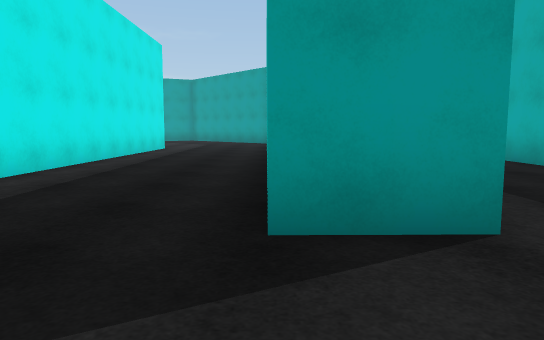
view 1 (above)

24 first-person views from a walk through a 3-D level made in the Unity game engine. The camera is 1.3 m above the floor, tilts 6° down and sees 70° across. The floor is counted in squares, 2 m on a side. Each view is taken from the middle of a square. On the plan, view 1 faces up. The plan holds only what a view shows up to about 11 squares ahead; the rest is blank. The place goes on beyond the plan. Surface patterns are stand-ins for the level's own textures.

view 2
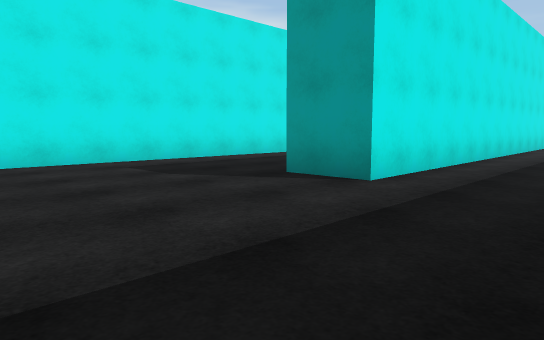

view 3
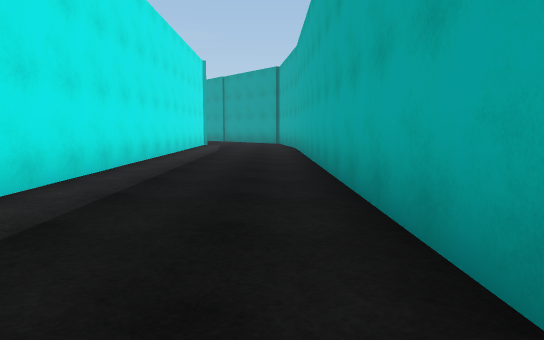

view 4
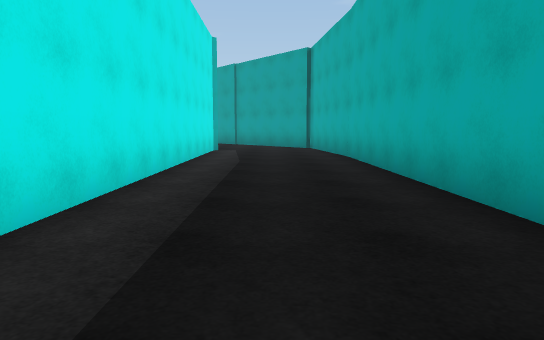

view 5
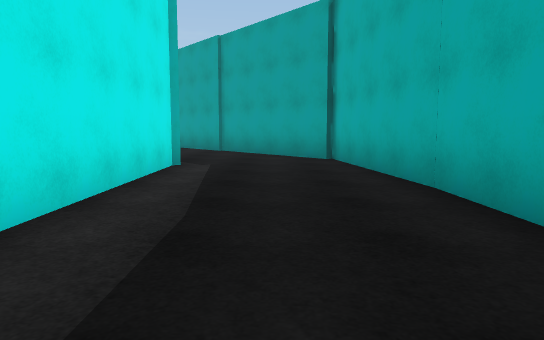

view 6
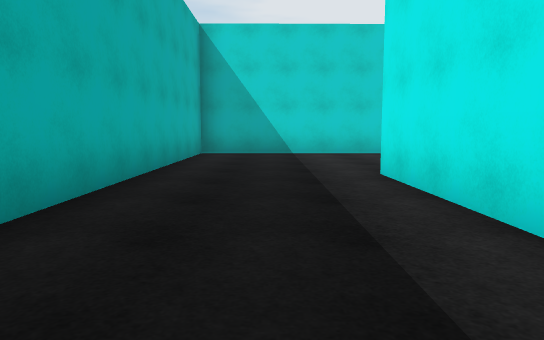

view 7
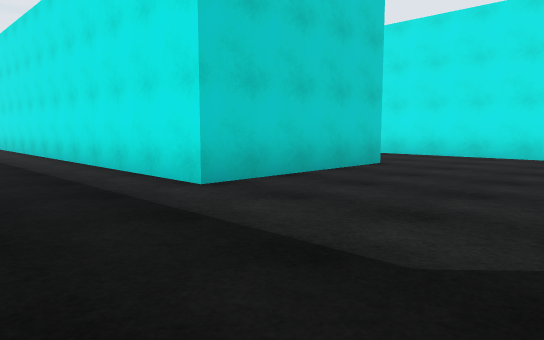

view 8
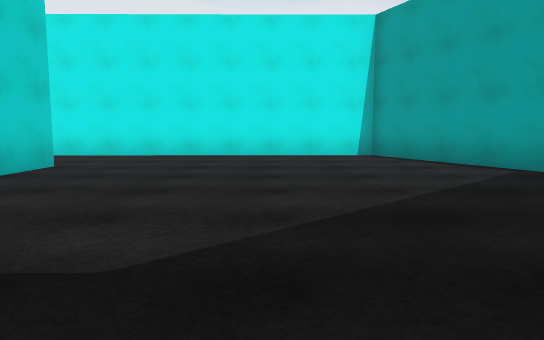

view 9
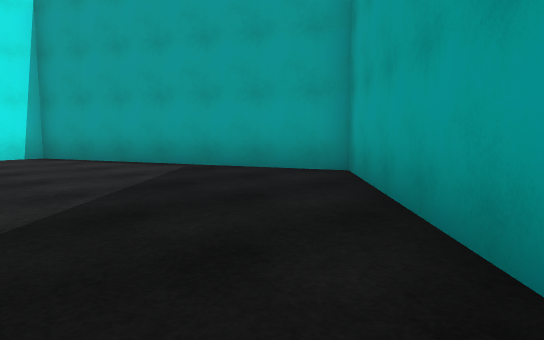

view 10
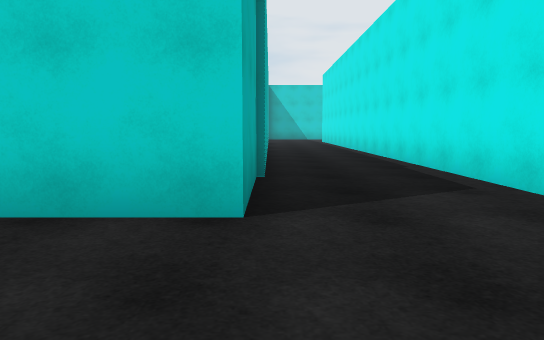

view 11
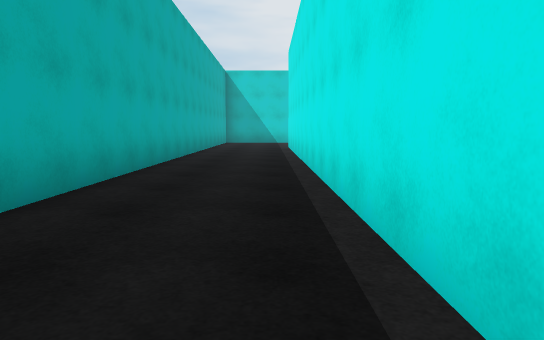

view 12
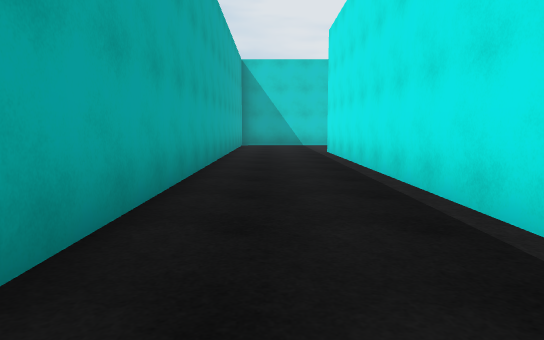

view 13
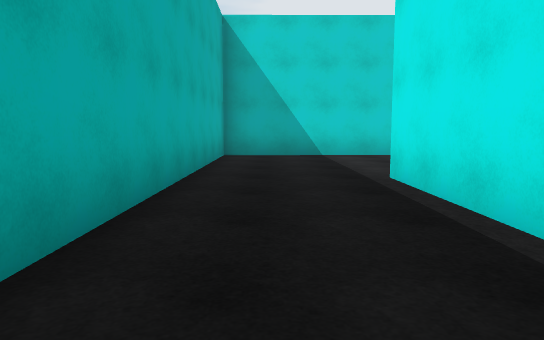

view 14
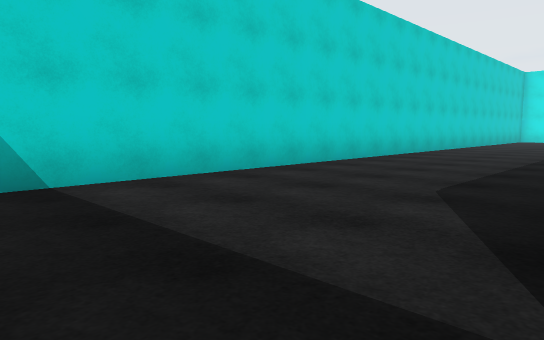

view 15
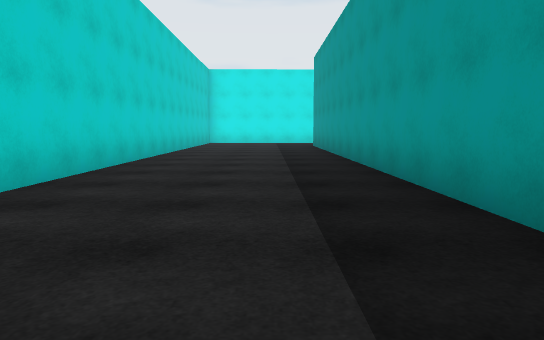

view 16
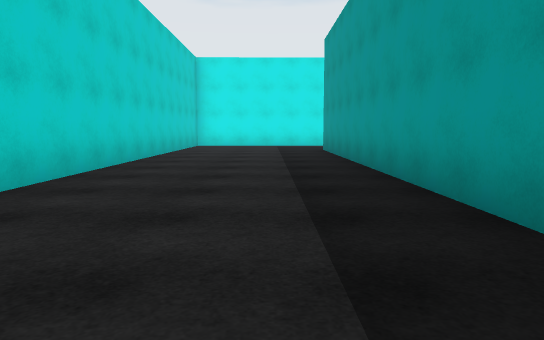

view 17
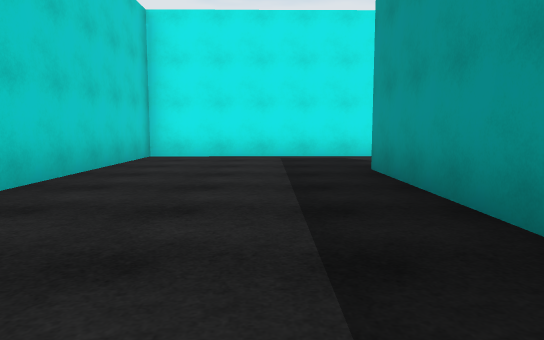

view 18
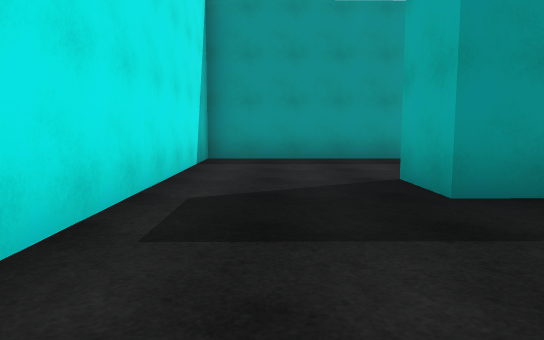

view 19
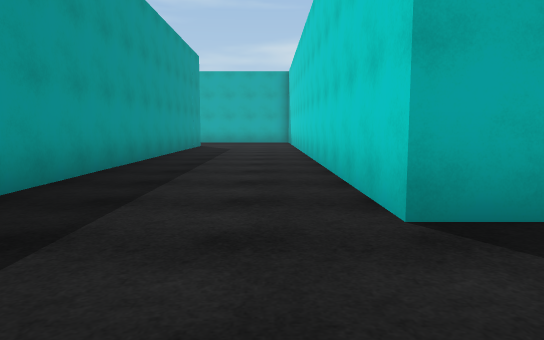

view 20
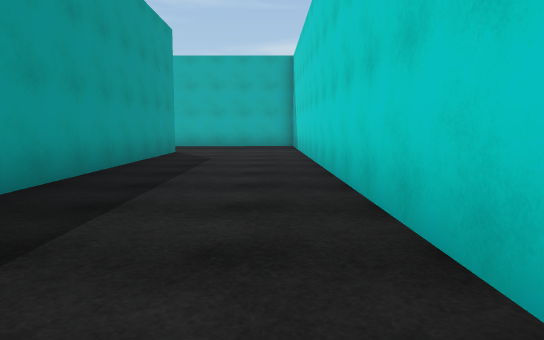

view 21
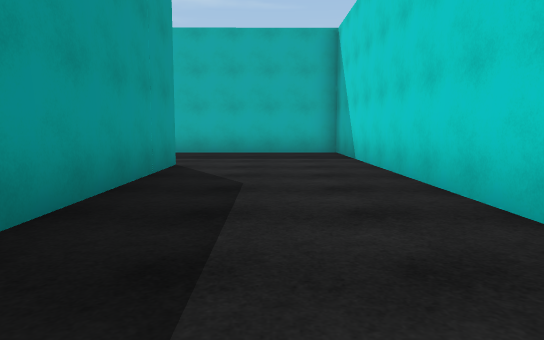

view 22
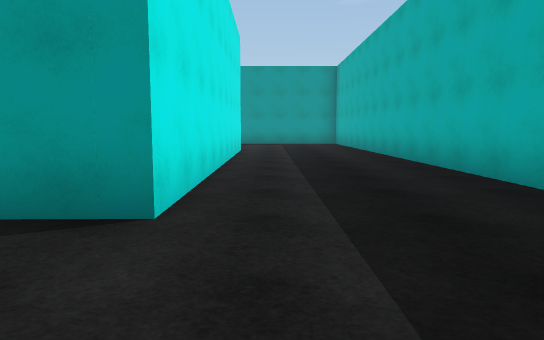

view 23
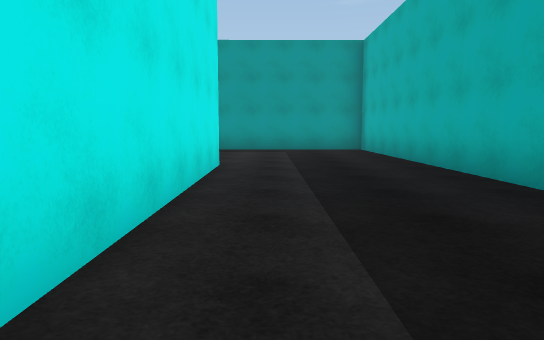

view 24
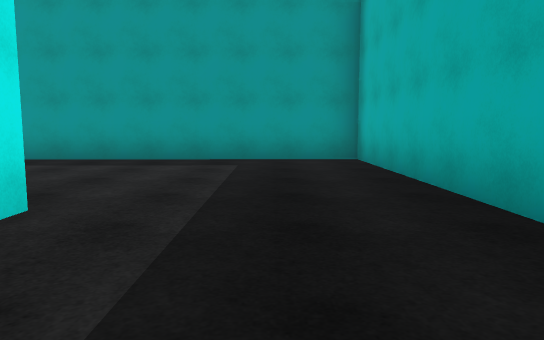

### Floor plan
Points are (right, up) in squares from view 1. A wall is a line through its corners. A room is listed if a view was taken in it or the views show most of it. See-through windows are left out.
Room 1 (views 1, 2, 3, 4, 5, 6, 7, 8, 9, 10)
walls: (0, 4.1) (-0.1, 4.9); (-7.9, 13.2) (-3.6, 13.2) (-3.6, -0.8); (1.2, 18) (1.4, 2.4) (0, 2.3); (-1.3, 18.8) (-4.5, 22.2) (-10.7, 19.5) (-10.7, 14.5); (-0.1, -2.7) (4.9, -2.7) (4.8, 15.3) (4.3, 19.7)
ways out: opening at (-9.5, 13.5) to room 2; opening at (2.5, 18.5)
Room 2 (views 11, 12, 13, 14, 15, 16, 17, 18, 19, 20, 21, 22, 23, 24)
walls: (-16, 10.1) (-15.9, 0.8) (-31.4, 0.6) (-31.3, -8.9) (-7.8, -8.7) (-7.9, 13.2); (-15.4, -4.3) (-28.3, -4.4) (-28.3, -2.9) (-12, -2.8) (-12.1, 15.4) (-19.3, 15.4); (-10.7, 14.5) (-10.6, -4.2)
ways out: opening at (-9.5, 13.5) to room 1

Where each view was taken, in squares from view 1:
view 1: 0 up, 0 right, facing up
view 2: 2 down, 4 right, facing up-left
view 3: 2 up, 4 right, facing up
view 4: 6 up, 3 right, facing up
view 5: 11 up, 3 right, facing up
view 6: 8 up, 3 right, facing down
view 7: 17 up, 1 left, facing down-left
view 8: 17 up, 1 left, facing left
view 9: 17 up, 1 left, facing up-left
view 10: 16 up, 8 left, facing down
view 11: 10 up, 10 left, facing down
view 12: 7 up, 9 left, facing down
view 13: 1 up, 9 left, facing down
view 14: 4 down, 9 left, facing down-left
view 15: 6 down, 13 left, facing left
view 16: 6 down, 16 left, facing left
view 17: 6 down, 22 left, facing left
view 18: 8 down, 30 left, facing up
view 19: 2 down, 31 left, facing right
view 20: 2 down, 27 left, facing right
view 21: 1 down, 23 left, facing right
view 22: 2 down, 15 left, facing up
view 23: 3 up, 15 left, facing up
view 24: 7 up, 14 left, facing up
